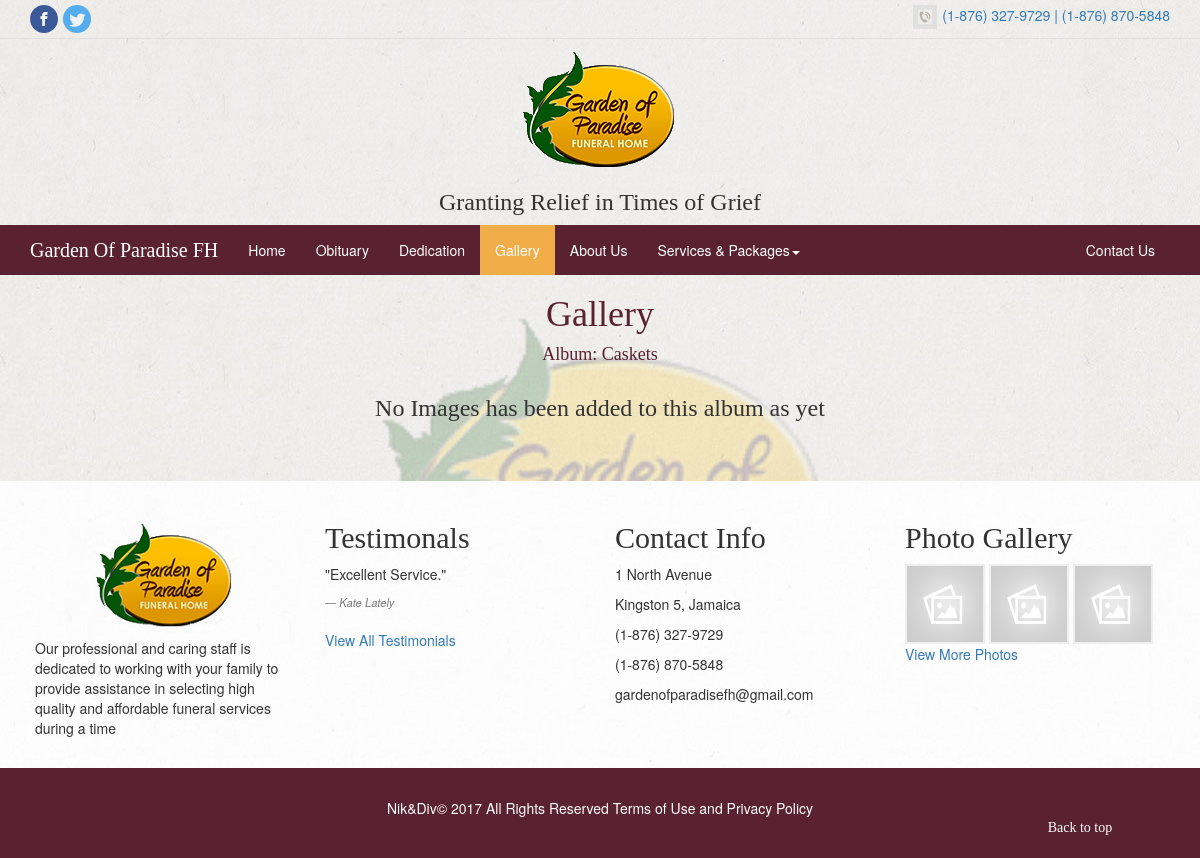
Page /views/gallery.php?id=7 on the committed database.
### tables this page shows
CREATE TABLE `albums` (
  `id` int(11) NOT NULL,
  `name` varchar(40) NOT NULL,
  `description` text
);

CREATE TABLE `testimonies` (
  `id` int(11) NOT NULL,
  `name` varchar(40) NOT NULL,
  `comment` varchar(255) NOT NULL
);

### public/config/Config.php (called while the page is built, shortened)
<?php
$_CONFIG = [
        "DATABASECONFIG" => [
            "SERVER" =>"127.0.0.1",
            "USERNAME" => "root",
            "PASSWORD" => "",
            "DATABASE" => "gardenfh_db"
        ],
        "UPLOADS"=> "..\\uploads\\",
];

### public/common/DatabaseService.php (called while the page is built, shortened)
<?php
include_once("../config/Config.php");
 class Database{
    private static $instance = null;
    public static function getInstance(){
        global $_CONFIG;
        if(!isset(self::$instance)){
             self::$instance = new Mysqli(  $_CONFIG["DATABASECONFIG"]["SERVER"],
                                            $_CONFIG["DATABASECONFIG"]["USERNAME"],
                                            $_CONFIG["DATABASECONFIG"]["PASSWORD"] ,
                                            $_CONFIG["DATABASECONFIG"]["DATABASE"]
                                         );
        }
        return self::$instance;
    }
}

### public/services/AlbumService.php (called while the page is built, shortened)
<?php
require_once '../common/Databaseservice.php';
require_once '../classes/Album.php';
class AlbumService
{
    public function getCount(){
        $db = Database::getInstance();
        $result = $db->query('select count(*) as count from albums');
        $this->_count = $result->fetch_assoc()['count'];
        return $this->_count;
    }
    public function getAlbumbyLimit($page_num = 1, $limit = 10, $name = ''){
        $db = Database::getInstance();
        $this->_LIMIT = $limit;
        $this->getCount();
		$start = $this->_LIMIT * ($page_num-1);
	    $list = [];
	    $limitQuery = "{$start},{$this->_LIMIT}";
        $name = $db->escape_string($name);
	    $nameQuery = " name like '%{$name}%' ";
		if($result = $db->query("select * from albums where {$nameQuery} order by id desc limit {$limitQuery}"))
		{
		    $i =0;
		    while($obj = $result->fetch_assoc()){
               $album = new Album();
               $album->setId($obj["id"]);
               $album->setName($obj["name"]);
               $album->setDescription($obj["description"]);
               $images = [];
               $id = $obj["id"];
               if($result2 = $db->query("select * from images where fk_album_id = {$id}"))
		       {
                  $album->setImages($images);
               }
               $list[$i] = $album;
               $i++;
		    }
	    }
		 return $list;
    }
    public static function findOne($id){
        $album = new Album();
        if( $statement = @Database::getInstance()->prepare("SELECT * FROM albums WHERE id = ?")){
            @$statement->bind_param("i", $id);
            $statement->execute();
            if($rows = $statement->get_result()){
                while($obj = $rows->fetch_assoc()){
                    $album->setId($obj["id"]);
                    $album->setName($obj["name"]);
                    $album->setDescription($obj["description"]);
                    $images = [];
                    $id = $obj["id"];
                    if($result2 = @Database::getInstance()->query("select * from images where fk_album_id = {$id}"))
                    {
                        $album->setImages($images);
                    }
                }
	        }
	    }
        return $album;
	}
}
?>

### public/classes/Album.php (called while the page is built, shortened)
<?php
class Album{
    private $_id = 0;
    private $_name = "";
    private $_images = [];
    public function getId(){
        return $this->_id;
    }
    public function setId($id){
        $this->_id=$id;
    }
    public function getName(){
        return $this->_name;
    }
    public function setName($name){
        $this->_name = $name;
    }
    public function getImages(){
        return $this->_images;
    }
    public function setImages($images = []){
        $this->_images = $images;
    }
}
?>

### public/services/TestimonyService.php (called while the page is built, shortened)
<?php
require_once '../common/Databaseservice.php';
require_once '../classes/Testimony.php';
class TestimonyService
{
    public function getCount(){
        $db = Database::getInstance();
        $result = $db->query('select count(*) as count from testimonies');
        $this->_count = $result->fetch_assoc()['count'];
        return $this->_count;
    }
	 public function get($page_num = 1, $limit = 10, $name = ''){
        $db = Database::getInstance();
        $this->_LIMIT = $limit;
        $this->getCount();
		$start = $this->_LIMIT * ($page_num-1);
	    $list = [];
	    $limitQuery = "{$start},{$this->_LIMIT}";
        $name = $db->escape_string($name);
	    $nameQuery = " name like '%{$name}%' ";
		if($result = $db->query("select * from testimonies where {$nameQuery} order by id desc limit {$limitQuery}"))
		{
		    $i =0;
		    while($obj = $result->fetch_assoc()){
               $testimony = new Testimony();
               $testimony->setId($obj["id"]);
               $testimony->setName($obj["name"]);
               $testimony->setComment($obj["comment"]);
               $list[$i] = $testimony;
               $i++;
		    }
	    }
		 return $list;
    }
}
?>

### public/classes/Testimony.php (called while the page is built, shortened)
<?php
class Testimony{
    private $_name = "";
    private $_comment="";
    public function getName(){
        return $this->_name;
    }
    public function setName($name){
        $this->_name = $name;
    }
    public function getComment(){
        return $this->_comment;
    }
    public function setComment($comment){
        $this->_comment = $comment;
    }
}

### public/views/gallery.php (the view, shortened to what this page needs)
<?php
 require('../services/AlbumService.php');
 require_once('header.php');
?>
<?php
    $albumService = new AlbumService();
    $album = $albumService->findOne($_GET['id']);
    $imageList = $album->getImages();
?>
<div class="container-fluid">
<div class="row">
  <div class="col-md-12">
    <div class="sub-gallery-nav">
      <h1> Gallery </h1>
      <h4> <?= 'Album: '.$album->getName() ?><h4>
    </div>
  </div>
</div>
</div>
<div class="container">
    <div class="row">
        <?php if(count($imageList) < 1): ?>
          <div style="margin-bottom: 60px;">
            <center><h3>No Images has been added to this album as yet </h3></center>
          </div>
        <?php endif; ?>
    </div>
</div>
<?php require_once('footer.php'); ?>
<?php require_once('footer.php'); ?>

### public/views/footer.php (shortened to what this page needs)
<?php
 require_once('../services/AlbumService.php');
 require_once('../services/TestimonyService.php');
    $testimonyService = new TestimonyService();
    $testimonyList = $testimonyService->get(1, 1);
    $albumService = new AlbumService();
    $albumList = $albumService->getAlbumbyLimit(1, 6);
?>
      <div class="contianer-fiuld footer">
        <div class="container">
            <div class="row">
            <div class="col-md-3">
                <center><h1><img src="../assets/img/logo.png" width="150px" height="150px" class="img-responsive" alt="Garden of Paradise Logo"></h1></center>
                <p>
                Our professional and caring staff is dedicated to working with your
                family to provide assistance in selecting high quality and affordable
                funeral services during a time
                </p>
            </div>
            <div class="col-md-3">
                <h2>Testimonals</h2>
                 <?php if(count($testimonyList) > 0): ?>
                <blockquote>
                    <p>"<?=$testimonyList[0]->getComment();?>"</p>
                   <footer><cite title="Source Title"><?=$testimonyList[0]->getName();?></cite></footer>
                </blockquote>
                <a href="testimonals.php">View All Testimonials</a>
               <?php else: ?>
                    <br />
                    <br />
                    <center><h5>No Testimonals Available </h5></center>
                <?php endif; ?>
            </div>
            <div class="col-md-3">
                <h2>Contact Info</h2>
                <p>1 North Avenue</p>
                <p> Kingston 5, Jamaica</p>
                <p>(1-876) 327-9729</p>
                <p>(1-876) 870-5848</p>
                <p>gardenofparadisefh@gmail.com</p>
            </div>
            <div class="col-md-3">
                <h2>Photo Gallery</h2>
                <?php if(count($albumList) > 0): ?>
                <div class="row">
                   <div class="col-md-12">
                     <?php $i = 0; foreach($albumList as $album) :?>
                       <a href="<?='gallery.php?id='.$album->getId()?>" style="text-decoration: none;">
                         <img src="<?= ($album->getImages() != null)?'..\\uploads\\'.$album->getImages()[0]->getPath():'../assets/img/placeholder.png' ?>" class="photo">
                       </a>
                     <?php endforeach; ?>
                    </div>
                </div>
                <a href="album.php">View More Photos</a>
                <?php else: ?>
                    <center><h5>No Photos </h6></center>
                <?php endif; ?>
            </div>
            </div>
        </div>
        <div class="sub-footer">
            <div class="container ">
                <p>Nik&Div© 2017 All Rights Reserved Terms of Use and Privacy Policy</p>
            </div>
            </div>
        </div>
    </body>
</html>

### public/assets/css/style.css (style rules this page uses)
body { padding:0; margin:0; background-image: url('../img/top_bg.jpg') }
h1, h2, h3, h4 { font-family : "cinzel" !important; }
.footer { z-index: 2; background-image: url('../img/white_bg.jpg'); background-color: #fff; }
.footer .container { padding: 20px; }
.sub-footer { padding: 10px; background-color: #592131; color: white; text-align: center; }
.footer blockquote { border: 0 !important; padding: 0 !important; font-size: 14px !important; }
.photo { border: 2px solid #eee; width: 80px; height: 80px; }
.sub-gallery-nav { text-align: center; color: #592131; }
.sub-gallery-nav h1 { padding-top: 0px; margin-top: 0px; }

### rows in the picture
albums: name "Caskets"
testimonies: comment "Excellent Service.", name "Kate Lately"
